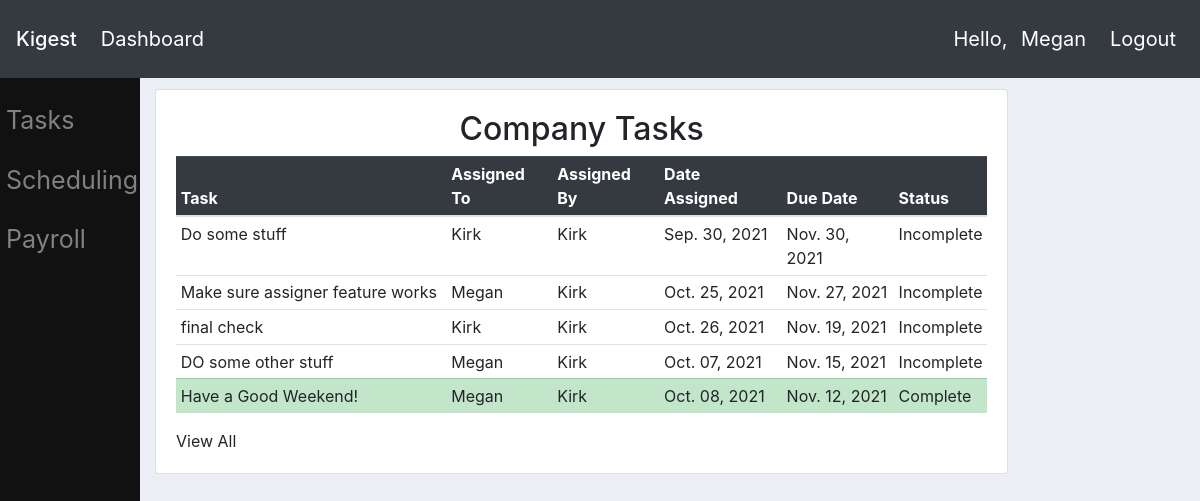
Screenshot of / (signed in) with the database file from the repository.
### tasks/models.py (models this page shows, shortened)
class Task(models.Model):
    title = models.CharField(max_length=60)
    assigner = models.ForeignKey(Employee, on_delete=models.CASCADE, default=1)
    date_created = models.DateTimeField(auto_now_add=True)
    date_due = models.DateTimeField(default=make_aware(datetime.datetime(2021,11,30,5,0,0)))
    date_completed = models.DateTimeField(null=True, blank=True)
    description = models.TextField(blank=True)
    is_complete = models.BooleanField(default=False, blank=True, null=True)
    assignee = models.ManyToManyField(Employee, related_name='assignee')
    team = models.ManyToManyField(Group, related_name='team', blank=True)

### userprofile/models.py (models this page shows)
class Employee(models.Model):
    user = models.OneToOneField(User, on_delete=models.CASCADE)
    first_name = models.CharField(max_length=15, default='')
    last_name = models.CharField(max_length=20, default='')
    date_of_birth = models.DateField(null=True, blank=True)
    is_active = models.BooleanField(default=False)
    profile_picture = models.ImageField(default="default.png")
    street = models.CharField(max_length=200, null=True, blank=True, verbose_name='Street Address')
    city = models.CharField(max_length=75, null=True, blank=True, verbose_name='City')
    state = models.CharField(max_length=2, null=True, blank=True, verbose_name='State')
    phone = models.CharField(max_length=20, null=True, blank=True, verbose_name='Telephone Number')
    postal_code = models.CharField(max_length=5, null=True, blank=True, verbose_name='Postal Code')
    def __str__(self):
        return self.user.username.capitalize()

### website/views.py (the view)
# urls.py: path('', views.homepage, name = 'homepage'),
@login_required(login_url='/profile/login/')
def homepage(request):
    managers = Group.objects.get(name='managers').user_set.all()
    employees = Group.objects.get(name='employees').user_set.all()
    if request.user in managers or request.user.is_superuser:
        tasks = Task.objects.order_by('-date_created')[:10]
        schedules = Schedule.objects.filter(schedule_date=datetime.date.today())
        return render(request, 'website/managerdashboard.html', {'tasks': tasks, 'schedules': schedules, 'managers': managers, 'employees': employees})
    elif request.user in employees:
        current_employee = Employee.objects.get(user=request.user)
        tasks = current_employee.assignee.all().order_by('-date_due')
        return render(request, 'website/employeedashboard.html', {'tasks': tasks})
    else:
        return HttpResponse("Sorry, you aren't properly authenticated!")

### website/templates/website/employeedashboard.html (shortened to what this page needs)
{%  extends 'website/main.html' %}
{% block content %}
{% include 'website/taskspreview.html' %}
{% endblock %}

### website/templates/website/navbar.html (shortened to what this page needs)
<nav class="navbar fixed-top navbar-expand-lg navbar-dark bg-dark">
  <a class="navbar-brand mb-0 h1" href="{% url 'homepage' %}">Kigest</a>
  <div class="collapse navbar-collapse" id="navbarNav">
    <ul class="navbar-nav">
      <li class="nav-item active">
        <a class="nav-link" href="{% url 'homepage' %}">Dashboard</a>
        </li>
    </ul>
  </div>
    {% if user.is_authenticated %}<span class="navbar-text px-2 text-white"> Hello, <a class="navbar-text px-2 text-white" href="{% url 'profile:profile' request.user.username %}">{{request.user|capfirst}}</a></span>
    <span><a class="navbar-text px-2 text-white" href="{% url 'profile:logout' %}">Logout</a></span>{% endif %}
</nav>

### website/templates/website/taskspreview.html (shortened to what this page needs)
<div class="col-md-10 mt-4">
    <div class="card card-body "><h2 class="text-center"><a class="text-reset text-decoration-none" href='{% url "tasks:tasks"%}'>Company Tasks</a></h2>
        {% if tasks is None %}
        <h1 class="display-3">Looks like you're all caught up!</h1>
        {% else %}
        <table class="table table-sm table-hover">
            <thead class="table-dark">
                <tr>
                    <th class="col-sm-4">Task</th>
                    <th>Assigned To</th>
                    <th>Assigned By</th>
                    <th>Date Assigned</th>
                    <th>Due Date</th>
                    <th>Status</th>
                </tr>
            </thead>
            <tbody>
                {% for task in tasks %}
                {% if task.is_complete %}<tr class="table-success">
                {% else %} <tr>
                {% endif %}
                <td><a class="text-reset text-decoration-none" href='{% url "tasks:edittask" task.id%}'>{{ task.title }}</a></td>
                {% if task.team.all.first is None %}
                <td>{{ task.assignee.all.first|capfirst }}</td>
                {% else %}
                <td>{{ task.team.all.first|capfirst }}</td>
                {% endif %}
                <td>{{ task.assigner|capfirst }}</td>
                <td>{{ task.date_created.date|date:"M. d, Y" }}</td>
                <td>{{ task.date_due.date|date:"M. d, Y" }}</td>
                {% if task.is_complete %}
                <td>Complete</td>
                {% else %}
                <td>Incomplete</td>
                {% endif %}
            </tr>
            {% endfor %}
        </tbody>
    </table>
        {% endif %}
            <div><a class = "text-reset fw-bold" href='{% url "tasks:tasks"%}'>View All</a></div>
        </div>
    </div>

### website/templates/website/main.html (style rules this page uses)
body { padding-top: 65px; padding-left: 140px; background-color: #ebeff5; }

### website/templates/website/navbar.html (style rules this page uses)
a.navbar-brand { font-size: 20px; }
ul.navbar-nav { font-size: 20px; }
span { font-size: 20px; }

### rows the page displays
Task: title "Do some stuff", assignee.all.first "Kirk", assigner "Kirk", date_created "Sep. 30, 2021", date_due "Nov. 30, 2021", is_complete "Incomplete"
Task: title "Make sure assigner feature works", assignee.all.first "Megan", assigner "Kirk", date_created "Oct. 25, 2021", date_due "Nov. 27, 2021", is_complete "Incomplete"
Task: title "final check", assignee.all.first "Kirk", assigner "Kirk", date_created "Oct. 26, 2021", date_due "Nov. 19, 2021", is_complete "Incomplete"
Task: title "DO some other stuff", assignee.all.first "Megan", assigner "Kirk", date_created "Oct. 07, 2021", date_due "Nov. 15, 2021", is_complete "Incomplete"
Task: title "Have a Good Weekend!", assignee.all.first "Megan", assigner "Kirk", date_created "Oct. 08, 2021", date_due "Nov. 12, 2021", is_complete "Complete"

### other values shown
{{ request.user|capfirst }} "Megan"
